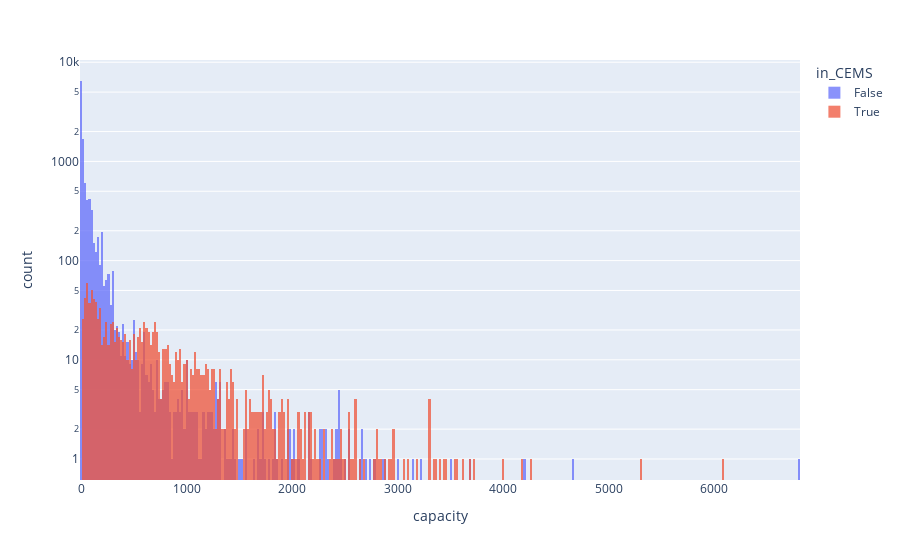

The code cell stored with this chart in its notebook:
### Code cell
fig = px.histogram(plants, x="capacity", color="in_CEMS", log_y=True)
# Overlay both histograms
fig.update_layout(barmode='overlay')
# Reduce opacity to see both histograms
fig.update_traces(opacity=0.75)

### Figure 1 — Plotly figure (JSON) as saved in the notebook; plotly's stock layout.template omitted (floating-point values rounded to 4 significant figures; data arrays with more than 128 entries replaced by an {"elided": "..."} marker saying what was removed)
{"data": [{"alignmentgroup": "True", "bingroup": "x", "hovertemplate": "in_CEMS=False<br>capacity=%{x}<br>count=%{y}<extra></extra>", "legendgroup": "False", "marker": {"color": "#636efa", "pattern": {"shape": ""}}, "name": "False", "offsetgroup": "False", "opacity": 0.75, "orientation": "v", "showlegend": true, "type": "histogram", "x": {"elided": "11409 float values"}, "xaxis": "x", "yaxis": "y"}, {"alignmentgroup": "True", "bingroup": "x", "hovertemplate": "in_CEMS=True<br>capacity=%{x}<br>count=%{y}<extra></extra>", "legendgroup": "True", "marker": {"color": "#EF553B", "pattern": {"shape": ""}}, "name": "True", "offsetgroup": "True", "opacity": 0.75, "orientation": "v", "showlegend": true, "type": "histogram", "x": {"elided": "1262 float values"}, "xaxis": "x", "yaxis": "y"}], "layout": {"barmode": "overlay", "legend": {"title": {"text": "in_CEMS"}, "tracegroupgap": 0}, "margin": {"t": 60}, "xaxis": {"anchor": "y", "domain": [0, 1], "title": {"text": "capacity"}}, "yaxis": {"anchor": "x", "domain": [0, 1], "title": {"text": "count"}, "type": "log"}}}
